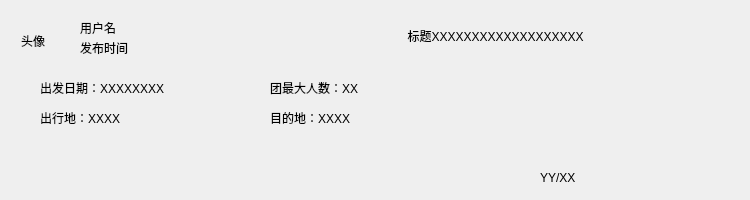
<?xml version="1.0" encoding="UTF-8"?>
<ui version="4.0">
 <class>Gonggao</class>
 <widget class="QWidget" name="Gonggao">
  <property name="geometry">
   <rect>
    <x>0</x>
    <y>0</y>
    <width>750</width>
    <height>200</height>
   </rect>
  </property>
  <property name="minimumSize">
   <size>
    <width>750</width>
    <height>200</height>
   </size>
  </property>
  <property name="maximumSize">
   <size>
    <width>750</width>
    <height>200</height>
   </size>
  </property>
  <property name="windowTitle">
   <string>Form</string>
  </property>
  <widget class="QWidget" name="widget" native="true">
   <property name="geometry">
    <rect>
     <x>10</x>
     <y>10</y>
     <width>721</width>
     <height>51</height>
    </rect>
   </property>
   <widget class="QToolButton" name="toolbtn_title">
    <property name="geometry">
     <rect>
      <x>265</x>
      <y>10</y>
      <width>441</width>
      <height>31</height>
     </rect>
    </property>
    <property name="text">
     <string>标题XXXXXXXXXXXXXXXXXXX</string>
    </property>
    <property name="autoRaise">
     <bool>true</bool>
    </property>
   </widget>
   <widget class="QLabel" name="label_2">
    <property name="geometry">
     <rect>
      <x>70</x>
      <y>10</y>
      <width>45</width>
      <height>16</height>
     </rect>
    </property>
    <property name="text">
     <string>用户名</string>
    </property>
   </widget>
   <widget class="QLabel" name="label_3">
    <property name="geometry">
     <rect>
      <x>70</x>
      <y>30</y>
      <width>60</width>
      <height>16</height>
     </rect>
    </property>
    <property name="text">
     <string>发布时间</string>
    </property>
   </widget>
   <widget class="QLabel" name="label">
    <property name="geometry">
     <rect>
      <x>11</x>
      <y>11</y>
      <width>40</width>
      <height>40</height>
     </rect>
    </property>
    <property name="minimumSize">
     <size>
      <width>40</width>
      <height>40</height>
     </size>
    </property>
    <property name="maximumSize">
     <size>
      <width>40</width>
      <height>40</height>
     </size>
    </property>
    <property name="text">
     <string>头像</string>
    </property>
   </widget>
  </widget>
  <widget class="QWidget" name="widget_2" native="true">
   <property name="geometry">
    <rect>
     <x>10</x>
     <y>70</y>
     <width>721</width>
     <height>81</height>
    </rect>
   </property>
   <widget class="QLabel" name="label_4">
    <property name="geometry">
     <rect>
      <x>30</x>
      <y>10</y>
      <width>151</width>
      <height>16</height>
     </rect>
    </property>
    <property name="text">
     <string>出发日期：XXXXXXXX</string>
    </property>
   </widget>
   <widget class="QLabel" name="label_5">
    <property name="geometry">
     <rect>
      <x>30</x>
      <y>40</y>
      <width>141</width>
      <height>16</height>
     </rect>
    </property>
    <property name="text">
     <string>出行地：XXXX</string>
    </property>
   </widget>
   <widget class="QLabel" name="label_6">
    <property name="geometry">
     <rect>
      <x>260</x>
      <y>40</y>
      <width>121</width>
      <height>16</height>
     </rect>
    </property>
    <property name="text">
     <string>目的地：XXXX</string>
    </property>
   </widget>
   <widget class="QLabel" name="label_7">
    <property name="geometry">
     <rect>
      <x>260</x>
      <y>10</y>
      <width>141</width>
      <height>16</height>
     </rect>
    </property>
    <property name="text">
     <string>团最大人数：XX</string>
    </property>
   </widget>
  </widget>
  <widget class="QLabel" name="label_8">
   <property name="geometry">
    <rect>
     <x>540</x>
     <y>170</y>
     <width>72</width>
     <height>15</height>
    </rect>
   </property>
   <property name="text">
    <string>YY/XX</string>
   </property>
  </widget>
 </widget>
 <resources/>
 <connections/>
</ui>
